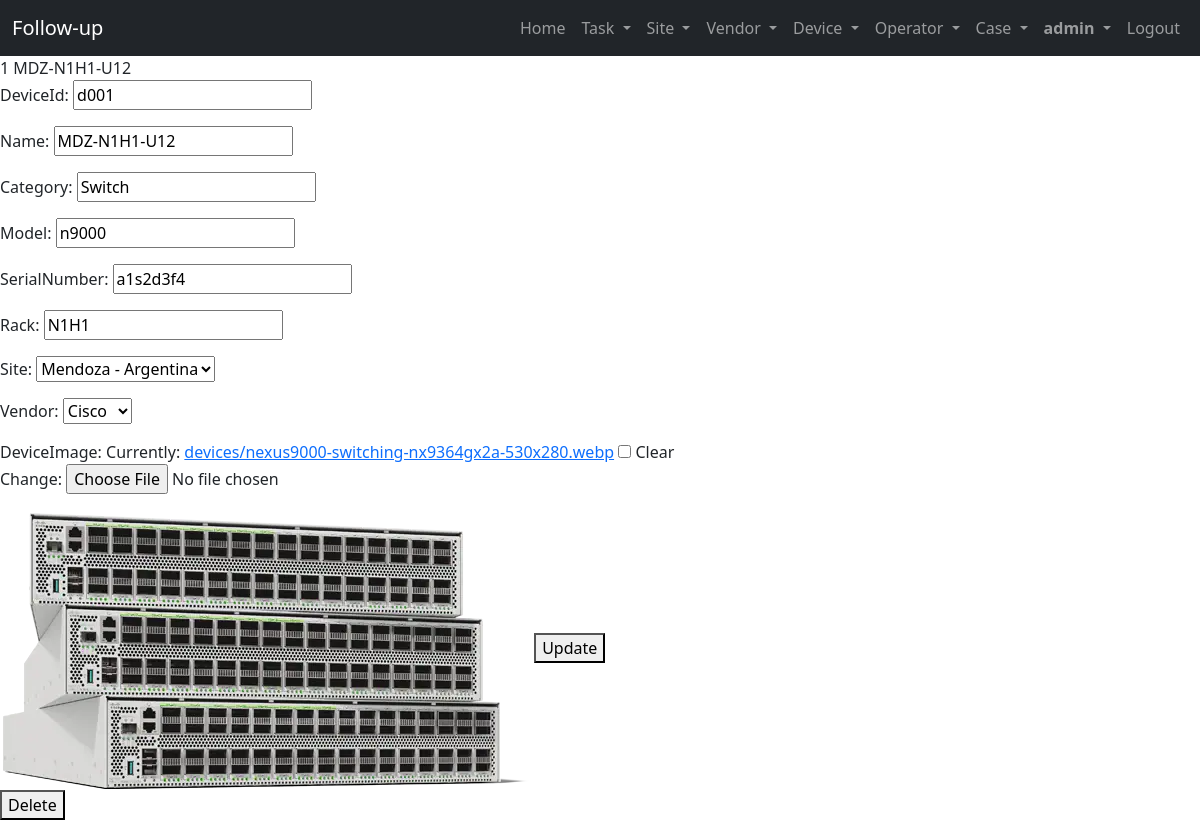
/devices/1 (signed in), run on an earlier commit of the app's database.
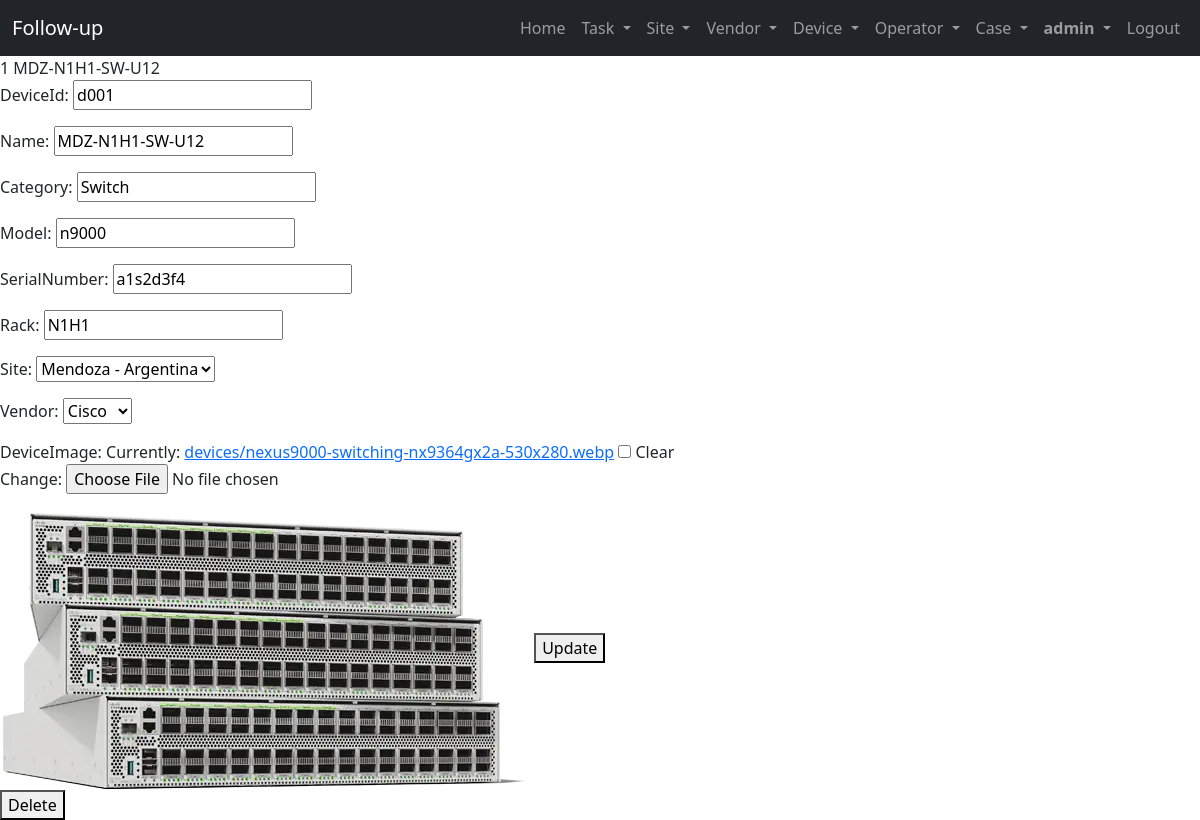
And on a later commit of the database.
### tasks/models.py (models this page shows, shortened)
class Device(models.Model):
  deviceId = models.CharField(max_length=6)
  name = models.CharField(max_length=20)
  category = models.CharField(max_length=20)
  model = models.CharField(max_length=20)
  serialNumber = models.CharField(max_length=30)
  rack = models.CharField(max_length=30)
  site = models.ForeignKey(Site, on_delete=models.CASCADE, null=True)
  vendor = models.ForeignKey(Vendor, on_delete=models.CASCADE, null=True)
  deviceImage = models.ImageField(upload_to='devices', blank=True, null=True)
  class Meta():
    verbose_name = 'Device'
    verbose_name_plural = 'Devices'
    ordering = ('deviceId', 'name', 'category')
    unique_together = ('deviceId', 'name', 'category')

class Site(models.Model):
  siteId = models.CharField(max_length=6)
  name = models.CharField(max_length=20)
  address = models.CharField(max_length=30)
  city = models.CharField(max_length=20)
  country = models.CharField(max_length=20)
  switchowner = models.CharField(max_length=30)
  contact = models.IntegerField(default=0)
  siteImage = models.ImageField(upload_to='sites', blank=True, null=True) # default=""
  def __str__(self):
    return self.name + ' - ' + self.country
  class Meta():
    verbose_name = 'Site'
    verbose_name_plural = 'Sites'
    ordering = ('siteId', 'name')
    unique_together = ('siteId', 'name')

class Vendor(models.Model):
  vendorId = models.CharField(max_length=6)
  name = models.CharField(max_length=20)
  email = models.EmailField()
  contact = models.IntegerField()
  vendorImage = models.ImageField(upload_to='vendors', blank=True, null=True)
  def __str__(self):
    return self.name
  class Meta():
    verbose_name = 'Vendor'
    verbose_name_plural = 'Vendors'
    ordering = ('vendorId', 'name')
    unique_together = ('vendorId', 'name')

### tasks/views.py (the view, shortened to what this page needs)
# urls.py: path('devices/<int:device_id>', views.device_detail, name='device_detail'),
@login_required
def device_detail(request, device_id):
    if request.method == 'GET':
        device = get_object_or_404(Device, pk=device_id)
        form = DeviceForm(instance=device)
        return render(request, 'device_detail.html', {'device': device, 'form': form})

### tasks/forms.py
class DeviceForm(ModelForm):
    class Meta:
        model = Device
        fields = ['deviceId', 'name', 'category', 'model', 'serialNumber', 'rack', 'site', 'vendor', 'deviceImage']

### tasks/templates/device_detail.html (shortened to what this page needs)
{% extends 'base.html' %}
{% block content %}
{{device.id}} {{device.name}}
<form method="POST" enctype="multipart/form-data">
  {{form.as_p}}
  <section>
    <img
      src="{{ device.deviceImage.url }}"
      alt="{{ device.name }}"
    />
  <button>
    Update
  </button>
</form>
<form action="{% url 'device_delete' device.id %}" method="POST">
  <button>
    Delete
  </button>
</form>
{% endblock %}

What changed in the data, as far as the page shows it:
changed Device "Switch": name "MDZ-N1H1-U12" → "MDZ-N1H1-SW-U12"
